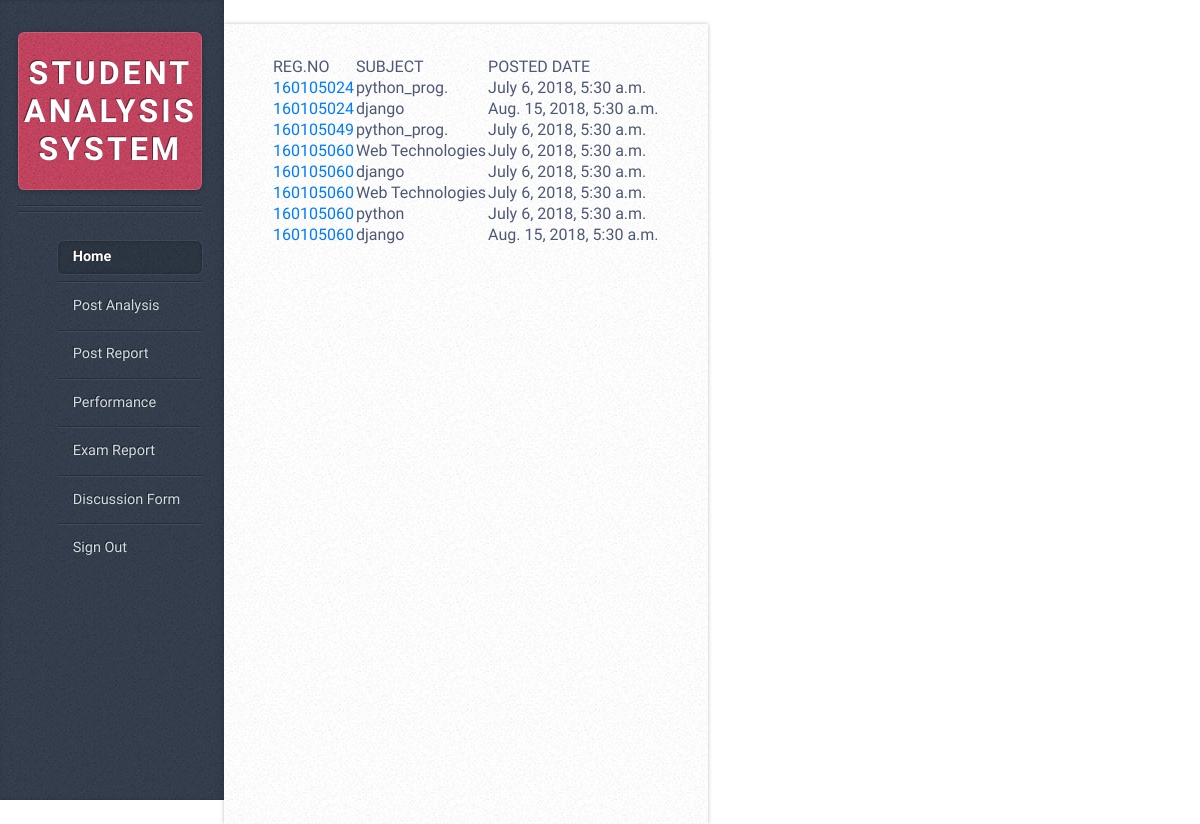
The app's page /performance/ (signed in) with its own data.
### student/models.py (models this page shows, shortened)
class Performance(models.Model):
    regno = models.IntegerField()
    attendance = models.IntegerField(default=111)
    date = models.DateTimeField()
    sub_name=models.CharField(max_length=15)
    teac_id=models.IntegerField()
    listening_skills = models.IntegerField()
    learning_attitude = models.IntegerField()
    assignment_submission = models.IntegerField()
    communication_skills = models.IntegerField()
    collaboration_with_students = models.IntegerField()
    others_if_mention = models.CharField(max_length=100,default='Nothing')

### student/views.py (the view)
# urls.py: path('performance/', views.performance, name='performance'),
@login_required
def performance(request):
    p = Performance.objects.order_by('regno')
    return render(request,'performance.html',{'perf':p})

### templates/performance.html
{% include 'base.html' %}
<table>
        <tr>
            <td>REG.NO</td>
            <td>SUBJECT</td>
            <td>POSTED DATE</td>
        </tr>
        {% for i in perf %}
        <tr>
            <td><a href="{% url 'perf_details' i.id%}">{{i.regno}}</a></td>
            <td>{{i.sub_name}}</td>
            <td>{{i.date}}</td>
        </tr>
        {% endfor %}
</table>
{% include 'footer2.html' %}

### templates/static/assets/css/main.css (style rules this page uses)
body { line-height: 1; }
body { -webkit-text-size-adjust: none; }
*, *:before, *:after { -moz-box-sizing: border-box; -webkit-box-sizing: border-box; box-sizing: border-box; }
body { background-color: #e8e8e8; background-image: url("images/bg02.png"); font-family: 'Source Sans Pro', sans-serif; font-weight: 400; color: #565656; }
a { color: #c94663; }
@media screen and (min-width: 737px) { body { height: 100%; line-height: 1.75em; } }
@media screen and (min-width: 737px) and (max-width: 1200px) { body { min-width: 1000px; font-size: 11pt; } }

### templates/static/assets/css/faq.css (style rules this page uses)
*, *:before, *:after { -webkit-box-sizing: inherit; box-sizing: inherit; }
html { -webkit-box-sizing: border-box; box-sizing: border-box; }
body { margin: 0; padding: 0; font-family: 'Hind', sans-serif; background: #fff; color: #4d5974; display: -webkit-box; display: -webkit-flex; display: -ms-flexbox; display: flex; min-height: 100vh; }

### records on screen
Performance: regno "160105024", sub_name "python_prog.", date "July 6, 2018, 5:30 a.m."
Performance: regno "160105024", sub_name "django", date "Aug. 15, 2018, 5:30 a.m."
Performance: regno "160105049", sub_name "python_prog.", date "July 6, 2018, 5:30 a.m."
Performance: regno "160105060", sub_name "Web Technologies", date "July 6, 2018, 5:30 a.m."
Performance: regno "160105060", sub_name "django", date "July 6, 2018, 5:30 a.m."
Performance: regno "160105060", sub_name "Web Technologies", date "July 6, 2018, 5:30 a.m."
Performance: regno "160105060", sub_name "python", date "July 6, 2018, 5:30 a.m."
Performance: regno "160105060", sub_name "django", date "Aug. 15, 2018, 5:30 a.m."
